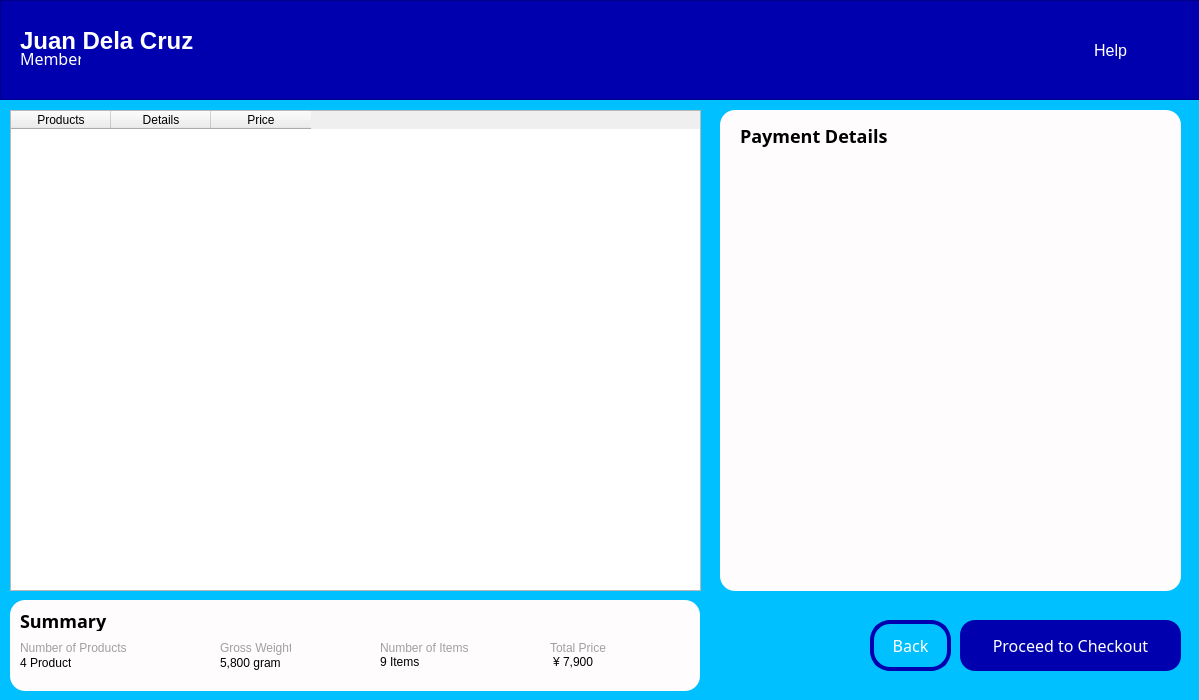
<?xml version="1.0" encoding="UTF-8"?>
<ui version="4.0">
 <class>MainWindow</class>
 <widget class="QMainWindow" name="MainWindow">
  <property name="geometry">
   <rect>
    <x>0</x>
    <y>0</y>
    <width>1199</width>
    <height>700</height>
   </rect>
  </property>
  <property name="windowTitle">
   <string>MainWindow</string>
  </property>
  <property name="styleSheet">
   <string notr="true">#centralwidget{
	background-color:#00C0FF;
}</string>
  </property>
  <widget class="QWidget" name="centralwidget">
   <widget class="QFrame" name="navigationFrame">
    <property name="geometry">
     <rect>
      <x>0</x>
      <y>0</y>
      <width>1200</width>
      <height>100</height>
     </rect>
    </property>
    <property name="styleSheet">
     <string notr="true">#navigationFrame{
	background-color:#0000AF;
}</string>
    </property>
    <property name="frameShape">
     <enum>QFrame::StyledPanel</enum>
    </property>
    <property name="frameShadow">
     <enum>QFrame::Raised</enum>
    </property>
    <widget class="QLabel" name="nameOutput">
     <property name="geometry">
      <rect>
       <x>20</x>
       <y>30</y>
       <width>181</width>
       <height>21</height>
      </rect>
     </property>
     <property name="styleSheet">
      <string notr="true">#nameOutput{
	font-weight:bold;
	font-size:24px;
	color:#fff;
}</string>
     </property>
     <property name="text">
      <string>Juan Dela Cruz</string>
     </property>
    </widget>
    <widget class="QLabel" name="roleOutput">
     <property name="geometry">
      <rect>
       <x>20</x>
       <y>50</y>
       <width>61</width>
       <height>16</height>
      </rect>
     </property>
     <property name="styleSheet">
      <string notr="true">#roleOutput{
	font-size:16px;
	font-family:Montserrat;
	color:#fff;
}</string>
     </property>
     <property name="text">
      <string>Member</string>
     </property>
    </widget>
    <widget class="QPushButton" name="helpPushButton">
     <property name="geometry">
      <rect>
       <x>1060</x>
       <y>30</y>
       <width>101</width>
       <height>41</height>
      </rect>
     </property>
     <property name="styleSheet">
      <string notr="true">#helpPushButton{
	background-color:none;
	border:none;
	color:#fff;
	font-size:16px;
}</string>
     </property>
     <property name="text">
      <string>Help</string>
     </property>
    </widget>
   </widget>
   <widget class="QTableWidget" name="productTable">
    <property name="geometry">
     <rect>
      <x>10</x>
      <y>110</y>
      <width>691</width>
      <height>481</height>
     </rect>
    </property>
    <column>
     <property name="text">
      <string>Products</string>
     </property>
    </column>
    <column>
     <property name="text">
      <string>Details</string>
     </property>
    </column>
    <column>
     <property name="text">
      <string>Price</string>
     </property>
    </column>
   </widget>
   <widget class="QFrame" name="summaryFrame">
    <property name="geometry">
     <rect>
      <x>10</x>
      <y>600</y>
      <width>690</width>
      <height>91</height>
     </rect>
    </property>
    <property name="styleSheet">
     <string notr="true">#summaryFrame{
	background-color:#FEFCFC;
	border-radius:15px;
}</string>
    </property>
    <property name="frameShape">
     <enum>QFrame::StyledPanel</enum>
    </property>
    <property name="frameShadow">
     <enum>QFrame::Raised</enum>
    </property>
    <widget class="QLabel" name="summaryLabel">
     <property name="geometry">
      <rect>
       <x>10</x>
       <y>10</y>
       <width>91</width>
       <height>21</height>
      </rect>
     </property>
     <property name="styleSheet">
      <string notr="true">#summaryLabel{
	font-size:18px;
	font-family:Montserrat;
	font-weight:bold;
}</string>
     </property>
     <property name="text">
      <string>Summary</string>
     </property>
    </widget>
    <widget class="QLabel" name="productsLabel">
     <property name="geometry">
      <rect>
       <x>10</x>
       <y>40</y>
       <width>111</width>
       <height>16</height>
      </rect>
     </property>
     <property name="styleSheet">
      <string notr="true">#productsLabel{
	font-size:12px;
	color:#A0A0A0;
}</string>
     </property>
     <property name="text">
      <string>Number of Products</string>
     </property>
    </widget>
    <widget class="QLabel" name="grossLabel">
     <property name="geometry">
      <rect>
       <x>210</x>
       <y>40</y>
       <width>71</width>
       <height>16</height>
      </rect>
     </property>
     <property name="styleSheet">
      <string notr="true">#grossLabel{
	font-size:12px;
	color:#A0A0A0;
}</string>
     </property>
     <property name="text">
      <string>Gross Weight</string>
     </property>
    </widget>
    <widget class="QLabel" name="itemsLabel">
     <property name="geometry">
      <rect>
       <x>370</x>
       <y>40</y>
       <width>101</width>
       <height>16</height>
      </rect>
     </property>
     <property name="styleSheet">
      <string notr="true">#itemsLabel{
	font-size:12px;
	color:#A0A0A0;
}</string>
     </property>
     <property name="text">
      <string>Number of Items</string>
     </property>
    </widget>
    <widget class="QLabel" name="totalLabel">
     <property name="geometry">
      <rect>
       <x>540</x>
       <y>40</y>
       <width>61</width>
       <height>16</height>
      </rect>
     </property>
     <property name="styleSheet">
      <string notr="true">#totalLabel{
	font-size:12px;
	color:#A0A0A0;
}</string>
     </property>
     <property name="text">
      <string>Total Price</string>
     </property>
    </widget>
    <widget class="QLabel" name="productsOutput">
     <property name="geometry">
      <rect>
       <x>10</x>
       <y>55</y>
       <width>51</width>
       <height>16</height>
      </rect>
     </property>
     <property name="text">
      <string>4 Products</string>
     </property>
    </widget>
    <widget class="QLabel" name="grossOutput">
     <property name="geometry">
      <rect>
       <x>210</x>
       <y>55</y>
       <width>61</width>
       <height>16</height>
      </rect>
     </property>
     <property name="text">
      <string>5,800 grams</string>
     </property>
    </widget>
    <widget class="QLabel" name="itemsOutput">
     <property name="geometry">
      <rect>
       <x>370</x>
       <y>55</y>
       <width>47</width>
       <height>13</height>
      </rect>
     </property>
     <property name="text">
      <string>9 Items</string>
     </property>
    </widget>
    <widget class="QLabel" name="totalOutput">
     <property name="geometry">
      <rect>
       <x>543</x>
       <y>55</y>
       <width>47</width>
       <height>13</height>
      </rect>
     </property>
     <property name="text">
      <string>¥ 7,900</string>
     </property>
    </widget>
   </widget>
   <widget class="QFrame" name="PaymentFrame">
    <property name="geometry">
     <rect>
      <x>720</x>
      <y>110</y>
      <width>461</width>
      <height>481</height>
     </rect>
    </property>
    <property name="styleSheet">
     <string notr="true">#PaymentFrame{
	background-color:#FEFCFC;
	border-radius:15px;
}</string>
    </property>
    <property name="frameShape">
     <enum>QFrame::StyledPanel</enum>
    </property>
    <property name="frameShadow">
     <enum>QFrame::Raised</enum>
    </property>
    <widget class="QLabel" name="shoppingListLabel">
     <property name="geometry">
      <rect>
       <x>20</x>
       <y>10</y>
       <width>151</width>
       <height>31</height>
      </rect>
     </property>
     <property name="styleSheet">
      <string notr="true">#shoppingListLabel{
	font-size:18px;
	font-weight:bold;
	font-family:Montserrat;
}</string>
     </property>
     <property name="text">
      <string>Payment Details</string>
     </property>
    </widget>
   </widget>
   <widget class="QPushButton" name="backPushButton">
    <property name="geometry">
     <rect>
      <x>870</x>
      <y>620</y>
      <width>81</width>
      <height>51</height>
     </rect>
    </property>
    <property name="styleSheet">
     <string notr="true">#backPushButton{
	background-color:none;
	border:4px solid #0000AF;
	border-radius:20px;
	font-family:Montserrat;
	font-size:16px;
	color:#fff;
}</string>
    </property>
    <property name="text">
     <string>Back</string>
    </property>
   </widget>
   <widget class="QPushButton" name="checkOutPushButton">
    <property name="geometry">
     <rect>
      <x>960</x>
      <y>620</y>
      <width>221</width>
      <height>51</height>
     </rect>
    </property>
    <property name="styleSheet">
     <string notr="true">#checkOutPushButton{
	background-color:#0000AF;
	border-radius:15px;
	font-size:16px;
	font-family:Montserrat;
	color:#fff;
}</string>
    </property>
    <property name="text">
     <string>Proceed to Checkout</string>
    </property>
   </widget>
  </widget>
 </widget>
 <resources/>
 <connections/>
</ui>
